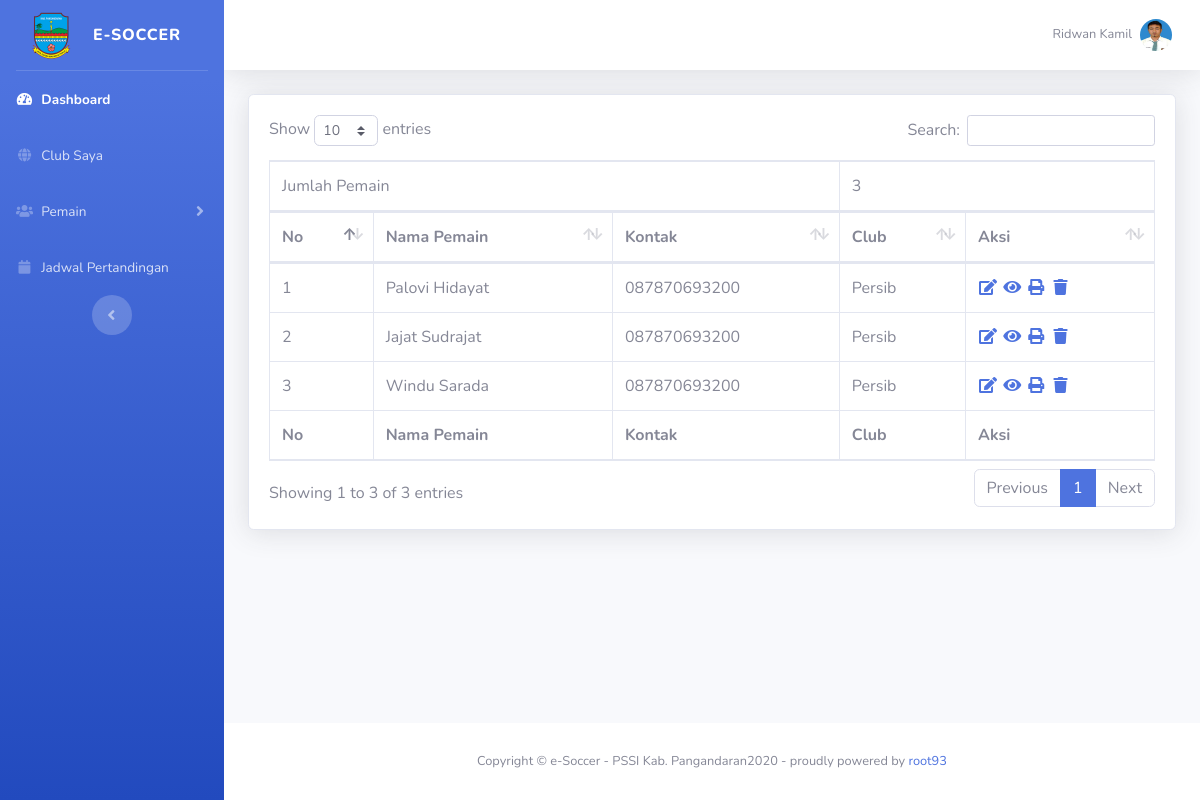
/user/adminclub?page=pemain (signed in), run on the app's committed database.
### tables this page shows
CREATE TABLE `pengaturan` (
  `id_pengaturan` tinyint(1) NOT NULL COMMENT 'id',
  `nama_situs` varchar(75) NOT NULL COMMENT 'nama situs',
  `nama_aplikasi` varchar(75) NOT NULL COMMENT 'nama aplikasi',
  `nama_pengelola` varchar(75) NOT NULL COMMENT 'nama admin situs',
  `deskripsi_situs` text NOT NULL,
  `alamat_situs` text NOT NULL COMMENT 'alamat rumah situs',
  `status_situs` enum('Open','Maintenance') NOT NULL COMMENT 'buka tutup situs',
  `logo` varchar(25) NOT NULL COMMENT 'logo situs/aplikasi',
  `favicon` varchar(25) NOT NULL COMMENT 'icon situs'
);

CREATE TABLE `profile_admclub` (
  `id_admclub` int NOT NULL COMMENT 'id admin club',
  `id_user` int NOT NULL COMMENT 'id akun',
  `id_club` tinyint NOT NULL DEFAULT '0' COMMENT 'id club admin',
  `nama_admclub` varchar(64) NOT NULL COMMENT 'nama admin club',
  `tempat_lahir` varchar(50) DEFAULT NULL COMMENT 'tempat lahir',
  `tgl_lahir` varchar(10) DEFAULT NULL COMMENT 'tgl lahir',
  `alamat` text COMMENT 'alamat admin club',
  `kontak_admin` varchar(13) NOT NULL COMMENT 'nomor kontak admin club'
);

CREATE TABLE `users` (
  `id_user` int NOT NULL COMMENT 'id of user',
  `nik` varchar(16) NOT NULL COMMENT 'username login',
  `password` varchar(255) NOT NULL COMMENT 'password',
  `role` varchar(15) NOT NULL COMMENT 'hak akses',
  `status` tinyint NOT NULL DEFAULT '0',
  `nama_user` varchar(64) NOT NULL,
  `foto_user` varchar(100) NOT NULL
);

CREATE TABLE `profile_pemain` (
  `id_pemain` int NOT NULL COMMENT 'id pemain',
  `id_user` int NOT NULL COMMENT 'id user akun',
  `id_club` tinyint NOT NULL DEFAULT '0' COMMENT 'id club pemain',
  `no_punggung_pemain` varchar(2) DEFAULT NULL COMMENT 'no punggung pemain',
  `posisi_pemain` enum('Goal Keeper','Bek Tengah','Bek Sayap','Gelandang','Gelandang Bertahan','Gelandang Tengah','Gelandang Serang','Gelandang Sayap','Penyerang') DEFAULT NULL COMMENT 'posisi pemain',
  `nama_pemain` varchar(64) NOT NULL COMMENT 'nama pemain',
  `nik` varchar(16) NOT NULL COMMENT 'nik pemain',
  `no_kk` varchar(16) DEFAULT NULL COMMENT 'no kk pemain',
  `tempat_lahir` varchar(50) DEFAULT NULL COMMENT 'tempat lahir ',
  `tgl_lahir` varchar(10) DEFAULT NULL COMMENT 'tgl lahir ',
  `tinggi_badan` varchar(5) DEFAULT NULL COMMENT 'tinggi badan',
  `berat_badan` varchar(5) DEFAULT NULL COMMENT 'berat badan',
  `golongan_darah` enum('','A','B','AB','O') NOT NULL COMMENT 'golongan darah',
  `alamat` text COMMENT 'alamat lengkap',
  `kontak_pemain` varchar(13) NOT NULL COMMENT 'kontak pemain'
);

CREATE TABLE `profile_club` (
  `id_club` int NOT NULL COMMENT 'id club',
  `nama_club` varchar(50) NOT NULL COMMENT 'nama club',
  `alamat_club` text NOT NULL COMMENT 'alamat club',
  `kontak_club` varchar(13) NOT NULL COMMENT 'kontak club',
  `logo_club` varchar(25) NOT NULL COMMENT 'logo club'
);

### app/core/class.settings.php (called while the page is built, shortened)
<?php
class settings extends smpl
{
	public function siteInfo()
	{
		$sql ="SELECT * FROM pengaturan WHERE id_pengaturan=1";
		$perintah = $this->query($sql);
		return $perintah;
	}
	public function loadInfo()
	{
		$this->info=$this->siteInfo();
		$this->infosite=$this->info->fetch_array();
		return $this->infosite;
	}
}
?>

### config/database.php (called while the page is built, shortened)
<?php
class Database
{
	private $host="localhost";
	private $username="root";
	private $pass="";
	private $db="pssi";
	public function __construct()
	{
		$this->koneksi = new mysqli($this->host, $this->username, $this->pass, $this->db);
		return $this->koneksi;
	}
}
?>

### app/core/class.public.query.php (called while the page is built, shortened)
<?php
class smpl extends dataInput
{
	public function query($data)
	{
		$prth = $this->koneksi->query($data);
		return $prth;
	}
	public function sessionData($data)
	{
		if(!empty($data)):
			if($_SESSION['role']=='administrator'):
			    $sql="SELECT * FROM users WHERE id_user='$data'";
				$perintah=$this->query($sql);
				$this->datasession=$perintah->fetch_array();
				return $this->datasession;
				return $perintah->free_result();
			elseif($_SESSION['role']=='adminclub'):
			    $sql="SELECT id_admclub, id_club, profile_admclub.id_user, nik, role, nama_user, foto_user,  tempat_lahir, tgl_lahir, alamat, kontak_admin FROM profile_admclub INNER JOIN users ON profile_admclub.id_user=users.id_user WHERE profile_admclub.id_user='$data'";
				$perintah=$this->query($sql);
				$this->datasession=$perintah->fetch_array();
				return $this->datasession;
				return $perintah->free_result();
			endif;
		endif;
	}
}
?>

### app/core/class.admin.query.php (called while the page is built, shortened)
<?php
class adminOperation extends smpl
{
	public function listAll_Pemain_session($data)
	{
		if(!empty($data)):
			$sql = "SELECT id_pemain, profile_pemain.id_user, profile_club.id_club, nama_club, nama_pemain, no_punggung_pemain, posisi_pemain, profile_pemain.nik, no_kk, tempat_lahir, tgl_lahir, tinggi_badan, berat_badan, golongan_darah, alamat,  kontak_pemain, status FROM profile_pemain INNER JOIN profile_club ON profile_pemain.id_club=profile_club.id_club INNER JOIN users ON profile_pemain.id_user=users.id_user WHERE profile_club.id_club='$data'";
			$perintah=$this->query($sql);
			return $perintah;
		endif;
	}
}

### app/html/main.form.admin.php (the view, shortened to what this page needs)
<?php
class main_Admin extends adminOperation
{
	public function form_pemainSaya()
	{
		$this->sessionData($this->filter($_SESSION['id_user']));
		$pemain = $this->listAll_Pemain_session($this->datasession['id_club']);
		$pemain_jml = $pemain->num_rows;
		echo
		'
		 <div class="card shadow mb-4">
		 	<div class="card-body">
			 	<div class="table-responsive">
	                <table class="table table-bordered" id="dataTable" width="100%" cellspacing="0">
	                  <thead>
	                  	<tr>
	                  		<td colspan="3">Jumlah Pemain</td>
	                  		<td colspan="2">'.$pemain_jml.'</td>
	                  	</tr>
	                    <tr>
	                      <th>No</th>
	                      <th>Nama Pemain</th>
	                      <th>Kontak</th>
	                      <th>Club</th>
	                      <th>Aksi</th>
	                    </tr>
	                  </thead>
	                  <tfoot>
	                    <tr>
	                      <th>No</th>
	                      <th>Nama Pemain</th>
	                      <th>Kontak</th>
	                      <th>Club</th>
	                      <th>Aksi</th>
	                    </tr>
	                  </tfoot>
	                  <tbody>';
		           		$no =1;
		              	while($row=$pemain->fetch_array()){
							echo'
							<tr>
								<td>'.$no.'</td>
								<td>'.$row['nama_pemain'].'</td>
								<td>'.$row['kontak_pemain'].'</td>
								<td>'.$row['nama_club'].'</td>
								<td>
								<a href="?page=edit pemain&id_user='.$row['id_user'].'&club='.$row['nama_club'].'"><i class="fas fa-fw fa-edit"></i></a>
								<a href="?page=detail pemain&id_user='.$row['id_user'].'&club='.$row['nama_club'].'"><i class="fas fa-fw fa-eye"></i></a>
								<a href="../../app/pdf/print.pemain.php?id_user='.$row['id_user'].'&club='.$row['nama_club'].'" target="_blank"><i class="fas fa-fw fa-print"></i></a>
								<a href="?page=delete pemain&id_user='.$this->id_club=$row['id_user'].'"><i class="fas fa-fw fa-trash"></i></a>
								</td>
							</tr>
							';
							$no+=1;
						}
	                   echo'
	                  </tbody>
	                </table>
	            </div>
	        </div>
	     </div>
		';
	}
}
?>

### app/html/theme.php (shortened to what this page needs)
<?php
class themeProperty extends settings
{
	public function head()
	{
		$this->sessionData($this->filter($_SESSION['id_user']));
		$this->loadInfo();
		echo'
			<!DOCTYPE html>
			<html lang="en">
			<head>
			  <meta charset="utf-8">
			  <meta http-equiv="X-UA-Compatible" content="IE=edge">
			  <meta name="viewport" content="width=device-width, initial-scale=1, shrink-to-fit=no">
			  <meta name="description" content="'.$this->infosite['deskripsi_situs'].'">
			  <meta name="author" content="'.$this->infosite['nama_pengelola'].'">
			  <link rel="icon" href="../../content/web/'.$this->infosite['favicon'].'">
			  <title>'.$this->infosite['nama_aplikasi'].' - '.$this->infosite['nama_situs'].'</title>
		';
	}
	public function css()
	{
		echo'
		<link href="../../assets/templates/vendor/fontawesome-free/css/all.min.css" rel="stylesheet" type="text/css">
		<link href="https://fonts.googleapis.com/css?family=Nunito:200,200i,300,300i,400,400i,600,600i,700,700i,800,800i,900,900i" rel="stylesheet">
	 	<link href="../../assets/templates/css/sb-admin-2.min.css" rel="stylesheet">
	 	<link href="../../assets/templates/vendor/datepicker/css/bootstrap-datepicker.css" rel="stylesheet">
 		<link href="../../assets/templates/vendor/datatables/dataTables.bootstrap4.min.css" rel="stylesheet">
			</head>
		<body id="page-top">
		<div id="wrapper">
		';
	}
	public function topBar()
	{
		echo
		'
        <nav class="navbar navbar-expand navbar-light bg-white topbar mb-4 static-top shadow">
          <ul class="navbar-nav ml-auto">
            <li class="nav-item dropdown no-arrow d-sm-none">
            <li class="nav-item dropdown no-arrow">
              <a class="nav-link dropdown-toggle" href="#" id="userDropdown" role="button" data-toggle="dropdown" aria-haspopup="true" aria-expanded="false">
                <span class="mr-2 d-none d-lg-inline text-gray-600 small">'.$this->datasession['nama_user'].'</span>
               '.$this->getDirImage_round2('../../content/foto/'.$this->datasession['role'].'/',$this->datasession['foto_user']).'
              </a>
            </li>
          </ul>
        </nav>
        <div class="container-fluid">
		';
	}
	public function menuAdminclub()
	{
		echo '
		    <ul class="navbar-nav bg-gradient-primary sidebar sidebar-dark accordion" id="accordionSidebar">
		      <a class="sidebar-brand d-flex align-items-center justify-content-center" href="?page=home">
		        <div class="sidebar-brand-icon">
		          '.$this->getDirImage2('../../content/web/',$this->infosite['logo']).'
		        </div>
		        <div class="sidebar-brand-text mx-3">'.$this->infosite['nama_aplikasi'].'</div>
		      </a>
		      <hr class="sidebar-divider my-0">
		      <li class="nav-item active">
		        <a class="nav-link" href="?page=home">
		          <i class="fas fa-fw fa-tachometer-alt"></i>
		          <span>Dashboard</span></a>
		      </li>
			  <li class="nav-item">
			        <a class="nav-link" href="?page=club saya">
			          <i class="fas fa-fw fa-globe"></i>
			          <span>Club Saya</span></a>
			  </li>
		      <li class="nav-item">
		        <a class="nav-link collapsed" href="#" data-toggle="collapse" data-target="#collapseUtilities" aria-expanded="true" aria-controls="collapseUtilities">
		          <i class="fas fa-fw fa-users"></i>
		          <span>Pemain</span>
		        </a>
		        <div id="collapseUtilities" class="collapse" aria-labelledby="headingUtilities" data-parent="#accordionSidebar">
		          <div class="bg-white py-2 collapse-inner rounded">
		            <h6 class="collapse-header">Menu:</h6>
		            <a class="collapse-item" href="?page=pemain">Daftar Pemain</a>
		            <a class="collapse-item" href="?page=tambah pemain">Tambah Pemain</a>
		          </div>
		        </div>
		      </li>
			  <li class="nav-item">
			        <a class="nav-link" href="?page=jadwal tanding">
			          <i class="fas fa-fw fa-calendar"></i>
			          <span>Jadwal Pertandingan</span></a>
			  </li>
		      <div class="text-center d-none d-md-inline">
		        <button class="rounded-circle border-0" id="sidebarToggle"></button>
		      </div>
		    </ul>
    		<div id="content-wrapper" class="d-flex flex-column">
		    <div id="content">
		';
	}
	public function footer()
	{
		echo'
    	</div>
		</div>
	      <footer class="sticky-footer bg-white">
	        <div class="container my-auto">
	          <div class="copyright text-center my-auto">
	            <span>Copyright &copy; '.$this->infosite['nama_aplikasi'].' - '.$this->infosite['nama_situs'].'2020 - proudly powered by <a href="https://roo93.co.id" target="_blank" rel="dofollow">root93</a></span>
	          </div>
	        </div>
	      </footer>
	    </div>
		</div>
		<a class="scroll-to-top rounded" href="#page-top">
		    <i class="fas fa-angle-up"></i>
		</a>
		  <script src="../../assets/templates/vendor/jquery/jquery.min.js"></script>
		  <script src="../../assets/templates/vendor/bootstrap/js/bootstrap.bundle.min.js"></script>
		  <script src="../../assets/templates/vendor/jquery-easing/jquery.easing.min.js"></script>
		  <script src="../../assets/templates/js/sb-admin-2.min.js"></script>
		  <script src="../../assets/templates/vendor/datatables/jquery.dataTables.min.js"></script>
		  <script src="../../assets/templates/vendor/datatables/dataTables.bootstrap4.min.js"></script>
		  <script src="../../assets/templates/vendor/chart.js/Chart.min.js"></script>
		  <script type="text/javascript" src="../../assets/ckeditor/ckeditor.js"></script>
		  <script src="../../assets/templates/vendor/datepicker/js/bootstrap-datepicker.js"></script>
		  <script src="../../assets/templates/vendor/datepicker/js/datepicker-format.js"></script>
		  <script src="../../assets/templates/js/demo/datatables-demo.js"></script>
		  <!-- Page level custom scripts
		  <script src="../../assets/templates/js/demo/chart-area-demo.js"></script>
		  <script src="../../assets/templates/js/demo/chart-pie-demo.js"></script>
		   -->
		</body>
		</html>
		';
	}
}

### app/core/class.input.php (shortened to what this page needs)
<?php
class dataInput extends Database
{
	public function getDirImage2($path,$data)
	{
		return '
		<img class="img-fluid" height="80px" width="50px" src="'.$path.''.$data.'" alt="image" />
		';
	}
	public function getDirImage_round2($path,$data)
	{
		return '
		<img class="img-profile rounded-circle" height="80px" width="80px" src="'.$path.''.$data.'" alt="image" />
		';
	}
}
?>

### data on the page
pengaturan: logo (picture), nama_aplikasi "E-SOCCER", nama_aplikasi "e-Soccer", nama_situs "PSSI Kab. Pangandaran"
profile_admclub: id_user.nama_user "Ridwan Kamil", id_user.foto_user (picture)
profile_pemain: nama_pemain "Palovi Hidayat", kontak_pemain "087870693200", id_club.nama_club "Persib"
profile_pemain: nama_pemain "Jajat Sudrajat", kontak_pemain "087870693200", id_club.nama_club "Persib"
profile_pemain: nama_pemain "Windu Sarada", kontak_pemain "087870693200", id_club.nama_club "Persib"

### other printed values
$pemain_jml "3"
